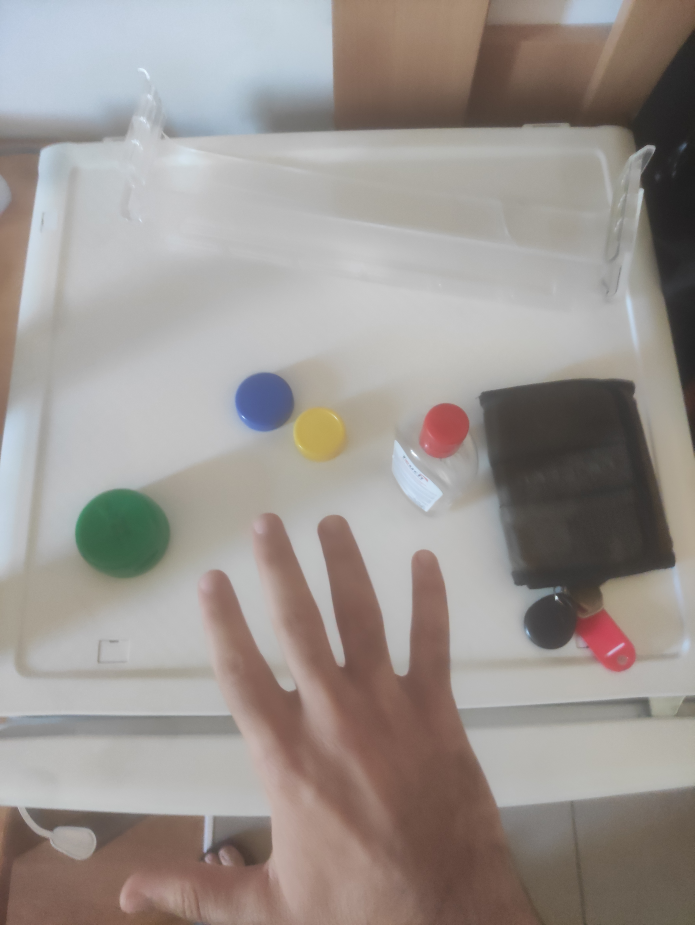
#> input picture other/img/1696081363202.jpg, 3472 x 4624 px (shown at 1/5 size)
$ python bitwise.py
#> lines starting #> are read from the running program, lines starting #| are printed output that depends on the picture; after the words box and inside, x2 and y2 are one past the last pixel; in counts of white or black regions, pixels touching at a corner belong together
### rescale.py
import cv2 as cv


# rescale function
def rescaleFrame(frame, scale=.5):
#> called with scale = 0.1
  width = int(frame.shape[1] * scale)
#> width = 347
  height = int(frame.shape[0] * scale)
#> height = 462

  dimensions = (width, height)
#> dimensions = (347, 462)

  return cv.resize(frame, dimensions, interpolation=cv.INTER_AREA)
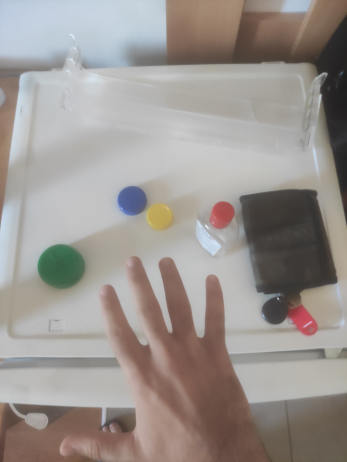
#> returned value: shape (462, 347, 3); mean of channels 0, 1, 2 144.1, 148.4, 155.3; drawn as B, G, R

# change resolution of live video
def changeRes(width, height):
  capture.set(3, width)
  capture.set(4, height)


# [24 lines of commented-out code are left out]

### other/bitwise.py
import cv2 as cv
import rescale as rs
import numpy as np
import matplotlib.pyplot as plt

img = rs.rescaleFrame(cv.imread('./img/1696081363202.jpg'), .1)
# cv.imshow('im', img)

blank = np.zeros((400, 400), dtype='uint8')

rectangle = cv.rectangle(blank.copy(), (30, 30), (370, 370), 255, -1)
circle = cv.circle(blank.copy(), (200, 200), 200, 255, -1)

cv.imshow('rect', rectangle)
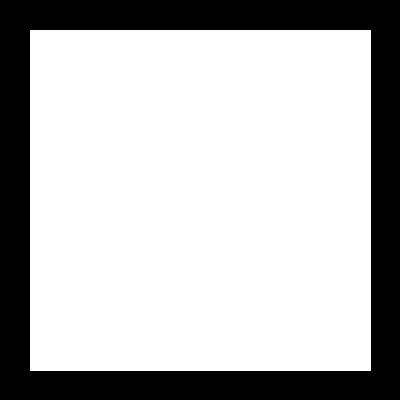
#> window 'rect': shape (400, 400); 72.7% white; 1 black region, box (x1, y1, x2, y2) and area: (0, 0, 400, 400) 43719
cv.imshow('circ', circle)
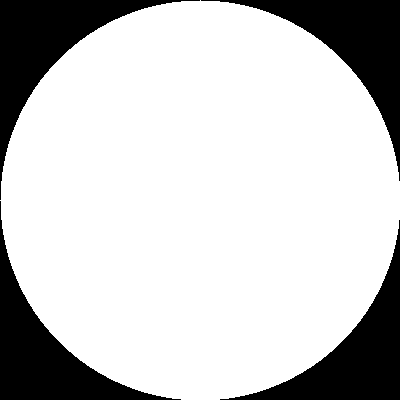
#> window 'circ': shape (400, 400); 78.5% white; 4 black regions, box (x1, y1, x2, y2) and area: (0, 0, 200, 200) 8793, (201, 0, 400, 181) 8593, (0, 201, 181, 400) 8593, (220, 220, 400, 400) 8394

# bitwise operations
and_op = cv.bitwise_and(rectangle, circle)
or_op = cv.bitwise_or(rectangle, circle)
xor_op = cv.bitwise_xor(rectangle, circle)
not_op = cv.bitwise_not(rectangle)

cv.imshow('and', and_op)
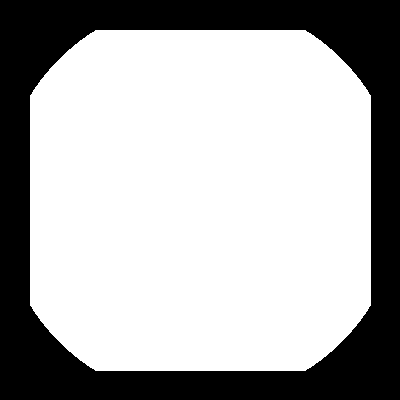
#> window 'and': shape (400, 400); 68.1% white; 1 black region, box (x1, y1, x2, y2) and area: (0, 0, 400, 400) 51051
cv.imshow('or', or_op)
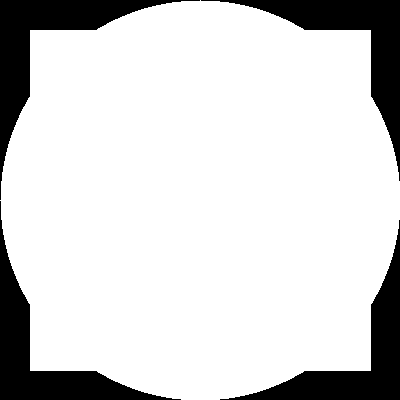
#> window 'or': shape (400, 400); 83.1% white; 4 black regions, box (x1, y1, x2, y2) and area: (0, 0, 200, 200) 6960, (201, 0, 400, 181) 6760, (0, 201, 181, 400) 6760, (220, 220, 400, 400) 6561
cv.imshow('xor', xor_op)
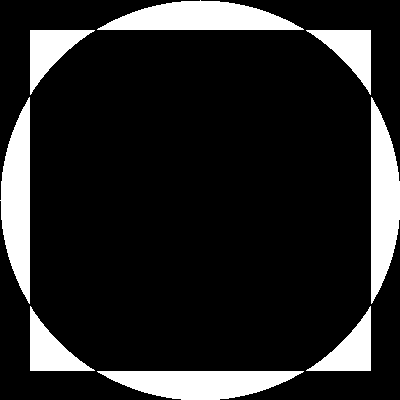
#> window 'xor': shape (400, 400); 15% white; 8 white regions, largest, box (x1, y1, x2, y2) and area: (97, 0, 304, 30) 4170, (0, 97, 30, 304) 4170, (371, 97, 400, 304) 4169
cv.imshow('not', not_op)

cv.waitKey(0)
